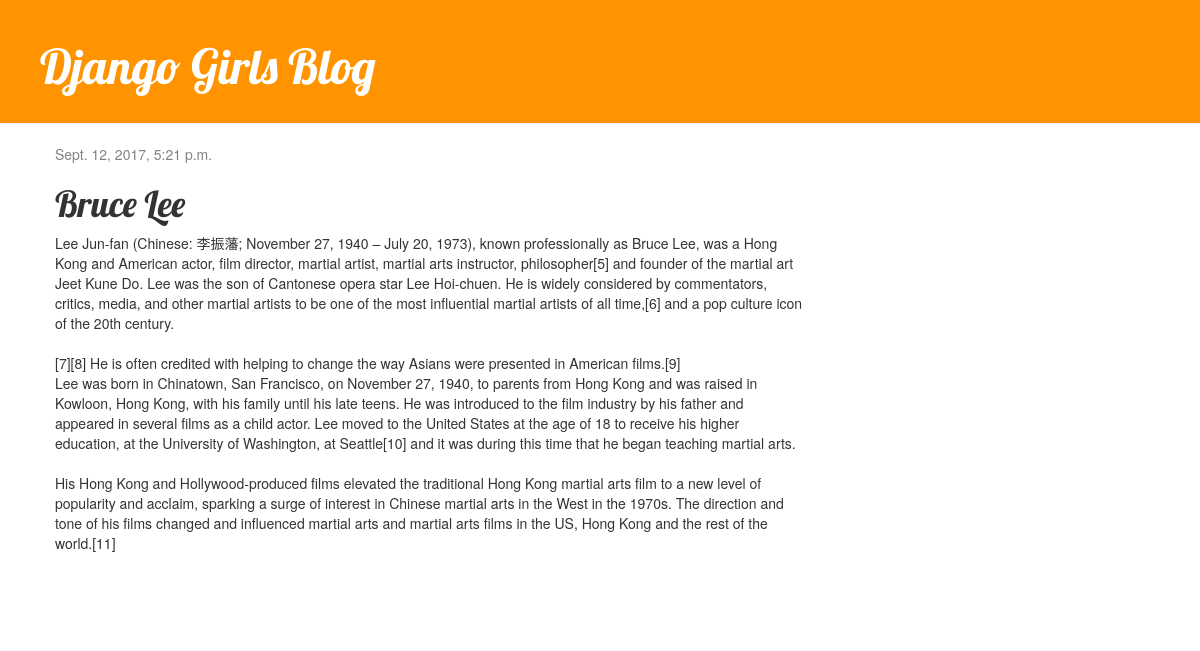
The app's page /post/1/ with its own data.
### blog/models.py (models this page shows, shortened)
class Post(models.Model):
    author = models.ForeignKey('auth.User')
    title = models.CharField(max_length=200)
    text = models.TextField()
    created_date = models.DateTimeField(
            default=timezone.now)
    published_date = models.DateTimeField(
            blank=True, null=True)

### blog/views.py (the view)
# urls.py: url(r'^post/(?P<pk>\d+)/$', views.post_detail, name='post_detail'),
def post_detail(request, pk):
    post = get_object_or_404(Post, pk=pk)
    return render(request, 'blog/post_detail.html', {'post': post})

### blog/templates/blog/post_detail.html (shortened to what this page needs)
{% extends 'blog/base.html' %}
{% block content %}
    <div class="post">
        {% if post.published_date %}
            <div class="date">
                {{ post.published_date }}
            </div>
        {% endif %}
        <h1>{{ post.title }}</h1>
        <p>{{ post.text|linebreaksbr }}</p>
    </div>
{% endblock %}

### blog/static/css/blog.css (style rules this page uses)
h1, h2, h3, h4 { font-family: 'Lobster', cursive; }
.date { color: #828282; }
.post { margin-bottom: 70px; }

### records on screen
Post: published_date "Sept. 12, 2017, 5:21 p.m.", title "Bruce Lee", text "Lee Jun-fan (Chinese: 李振藩; November 27, 1940 – July 20, 1973), known professionally as Bruce Lee, was a Hong Kong and American actor, film director, martial artist, martial arts instructor, philosopher[5] and founder of the martial art Jeet Kune Do. Lee was the son of Cantonese opera star Lee Hoi-chuen. He is widely considered by commentators, critics, media, and other martial artists to be one of the most influential martial artists of all time,[6] and a pop culture icon of the 20th century. [7][8] He is often credited with helping to change the way Asians were presented in American films.[9] Lee was born in Chinatown, San Francisco, on November 27, 1940, to parents from Hong Kong and was…"
